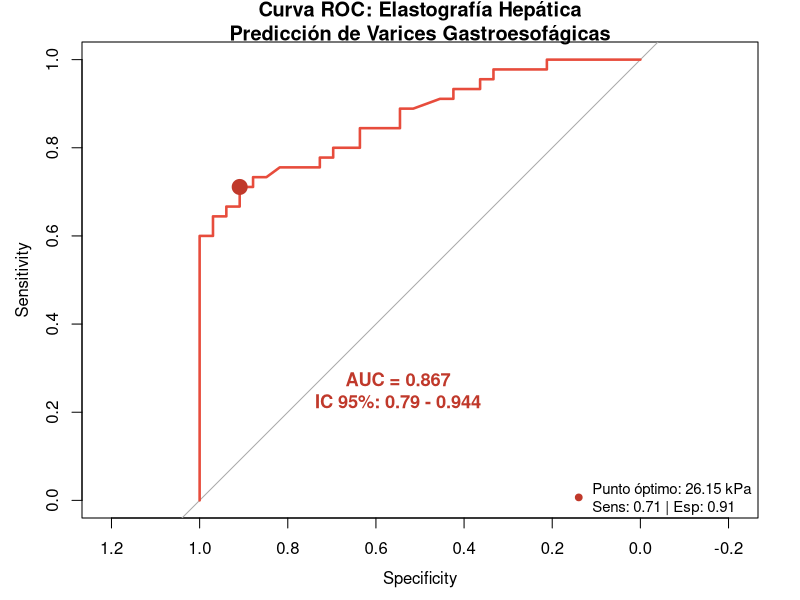
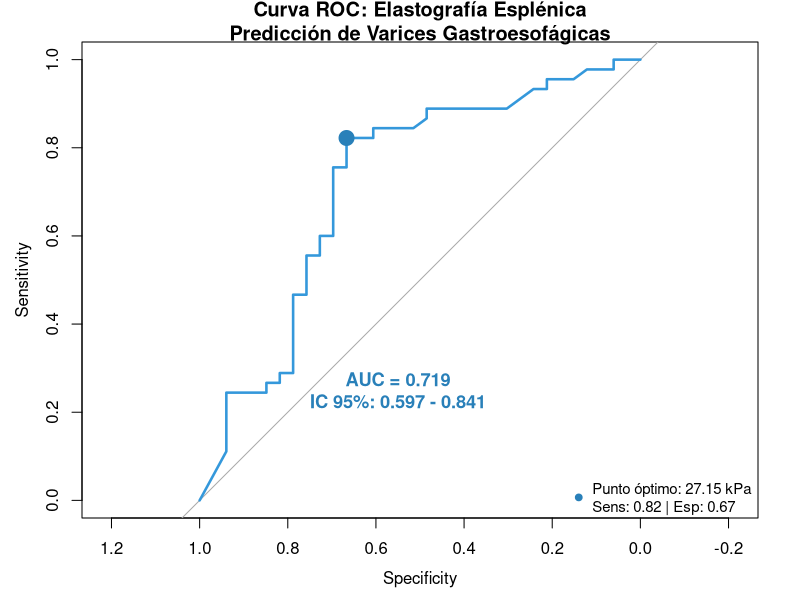
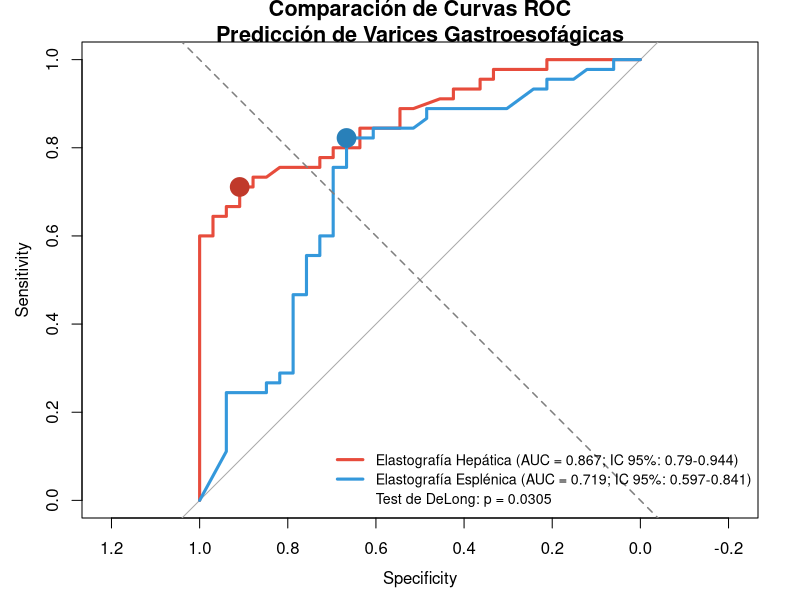

R code for these plots, in order:
# ==============================================================================
# Curso de Estadística no paramétrica con R
# Canal de Youtube: Asesoría Estadística y Tesis
# Autor: Profesor Andre Chocó-Cedillos
# Tema 20: Curvas ROC
# ==============================================================================

# Cargar librerías necesarias
library(pROC)
library(ggplot2)
library(knitr)

# ==============================================================================
# 1. DATOS DEL ESTUDIO
# ==============================================================================
# Contexto: Estudio para evaluar la capacidad predictiva de la elastografía
# hepática y esplénica en la detección de varices gastroesofágicas (n = 78)

# Variable respuesta: Varices gastroesofágicas (1 = Sí, 0 = No)
varices <- c(0, 1, 0, 1, 1, 1, 0, 1, 1, 1, 0, 0, 0, 1, 0, 0, 1, 1, 0, 0, 
             1, 1, 1, 1, 1, 1, 1, 0, 1, 0, 1, 0, 0, 1, 1, 0, 0, 0, 1, 1, 
             1, 1, 0, 0, 1, 1, 1, 0, 1, 0, 1, 0, 1, 1, 0, 0, 0, 1, 1, 0, 
             1, 1, 1, 0, 0, 0, 0, 0, 0, 1, 1, 1, 1, 1, 1, 1, 0, 1)

# Predictor 1: Rigidez hepática (kPa)
rigidez_hepatica <- c(26.1, 55.0, 3.4, 14.3, 57.4, 64.9, 13.1, 14.0, 11.8, 30.9, 
                      8.4, 32.8, 13.0, 37.7, 20.9, 17.5, 71.1, 33.8, 14.3, 21.2, 
                      41.9, 62.8, 26.5, 23.3, 75.0, 73.5, 10.2, 11.7, 19.5, 12.1, 
                      26.2, 19.7, 10.9, 34.1, 30.9, 7.6, 8.5, 17.4, 36.9, 16.7, 
                      57.2, 34.8, 26.7, 21.8, 12.7, 64.0, 17.0, 7.4, 25.5, 14.3, 
                      36.7, 10.4, 43.3, 27.5, 5.0, 16.0, 16.6, 35.9, 39.5, 24.7, 
                      41.4, 14.9, 15.4, 14.7, 16.0, 8.2, 10.3, 14.2, 28.4, 34.2, 
                      20.1, 43.8, 41.4, 36.9, 55.4, 71.3, 23.3, 47.8)

# Predictor 2: Rigidez esplénica (kPa)
rigidez_esplenica <- c(36.3, 74.6, 20.0, 50.8, 23.7, 45.0, 26.3, 28.6, 38.7, 29.0, 
                       28.7, 57.9, 23.3, 24.7, 24.8, 25.6, 36.6, 22.7, 23.4, 69.0, 
                       37.8, 53.8, 73.6, 75.0, 30.7, 74.6, 29.1, 24.5, 26.6, 21.3, 
                       75.0, 23.7, 24.2, 28.8, 47.6, 27.1, 21.8, 26.0, 75.0, 65.6, 
                       73.3, 41.4, 42.0, 75.0, 24.8, 69.9, 58.0, 23.9, 29.6, 26.7, 
                       21.8, 75.0, 20.6, 29.1, 19.1, 22.5, 24.1, 32.1, 75.0, 21.5, 
                       75.0, 42.3, 35.2, 33.0, 67.3, 22.5, 69.0, 24.5, 24.4, 23.4, 
                       28.5, 36.2, 27.2, 45.3, 44.6, 74.6, 63.9, 47.8)

# ==============================================================================
# 2. CONSTRUCCIÓN DE CURVAS ROC
# ==============================================================================

# Construir curvas ROC
roc_hepatica <- roc(varices, rigidez_hepatica, direction = "<", quiet = TRUE)
roc_esplenica <- roc(varices, rigidez_esplenica, direction = "<", quiet = TRUE)

# ==============================================================================
# 3. ÁREA BAJO LA CURVA (AUC) CON INTERVALOS DE CONFIANZA
# ==============================================================================

# Calcular AUC con IC 95%
auc_hepatica <- auc(roc_hepatica)
ci_hepatica <- ci.auc(roc_hepatica, conf.level = 0.95)

auc_esplenica <- auc(roc_esplenica)
ci_esplenica <- ci.auc(roc_esplenica, conf.level = 0.95)

# Tabla de resultados AUC
resultados_auc <- data.frame(
  Predictor = c("Elastografía Hepática", "Elastografía Esplénica"),
  AUC = round(c(auc_hepatica, auc_esplenica), 4),
  IC_inferior = round(c(ci_hepatica[1], ci_esplenica[1]), 4),
  IC_superior = round(c(ci_hepatica[3], ci_esplenica[3]), 4)
)

kable(resultados_auc, 
      align = c("l", "c", "c", "c"),
      caption = "Tabla 1. Área bajo la curva ROC con intervalos de confianza del 95%")

# ==============================================================================
# 4. PUNTO ÓPTIMO DE CORTE (ÍNDICE DE YOUDEN)
# ==============================================================================

# Determinar punto de corte óptimo para cada predictor
coords_hepatica <- coords(roc_hepatica, x = "best", best.method = "youden",
                          ret = c("threshold", "sensitivity", "specificity",
                                  "ppv", "npv", "accuracy"))

coords_esplenica <- coords(roc_esplenica, x = "best", best.method = "youden",
                           ret = c("threshold", "sensitivity", "specificity",
                                   "ppv", "npv", "accuracy"))

# ==============================================================================
# 5. INTERVALOS DE CONFIANZA PARA MÉTRICAS DIAGNÓSTICAS
# ==============================================================================

# Función para calcular IC 95% (método exacto Clopper-Pearson)
calcular_ic <- function(roc_obj, punto_corte) {
  coords_punto <- coords(roc_obj, x = punto_corte, 
                         ret = c("sensitivity", "specificity", "tp", "tn", "fp", "fn"))
  
  tp <- coords_punto$tp
  fn <- coords_punto$fn
  tn <- coords_punto$tn
  fp <- coords_punto$fp
  
  # IC para sensibilidad
  n_enfermos <- tp + fn
  ic_sens <- binom.test(tp, n_enfermos, conf.level = 0.95)$conf.int
  
  # IC para especificidad
  n_sanos <- tn + fp
  ic_spec <- binom.test(tn, n_sanos, conf.level = 0.95)$conf.int
  
  # IC para VPP
  n_positivos <- tp + fp
  ic_vpp <- if(n_positivos > 0) binom.test(tp, n_positivos, conf.level = 0.95)$conf.int else c(NA, NA)
  
  # IC para VPN
  n_negativos <- tn + fn
  ic_vpn <- if(n_negativos > 0) binom.test(tn, n_negativos, conf.level = 0.95)$conf.int else c(NA, NA)
  
  return(list(
    sensibilidad = coords_punto$sensitivity,
    ic_sens_inf = ic_sens[1],
    ic_sens_sup = ic_sens[2],
    especificidad = coords_punto$specificity,
    ic_spec_inf = ic_spec[1],
    ic_spec_sup = ic_spec[2],
    vpp = tp / n_positivos,
    ic_vpp_inf = ic_vpp[1],
    ic_vpp_sup = ic_vpp[2],
    vpn = tn / n_negativos,
    ic_vpn_inf = ic_vpn[1],
    ic_vpn_sup = ic_vpn[2]
  ))
}

# Calcular IC para ambos predictores
ic_hepatica <- calcular_ic(roc_hepatica, coords_hepatica$threshold)
ic_esplenica <- calcular_ic(roc_esplenica, coords_esplenica$threshold)

# ==============================================================================
# 6. TABLAS DE RENDIMIENTO DIAGNÓSTICO
# ==============================================================================

# ------------------------------------------------------------------------------
# 6.1 Elastografía Hepática
# ------------------------------------------------------------------------------
resultados_hepatica <- data.frame(
  Medida = c("Punto de corte (kPa)", "Sensibilidad", "Especificidad", 
             "VPP", "VPN", "Exactitud"),
  Valor = round(c(coords_hepatica$threshold, 
                  ic_hepatica$sensibilidad,
                  ic_hepatica$especificidad,
                  ic_hepatica$vpp,
                  ic_hepatica$vpn,
                  coords_hepatica$accuracy), 4),
  IC_inferior = round(c(NA,
                        ic_hepatica$ic_sens_inf,
                        ic_hepatica$ic_spec_inf,
                        ic_hepatica$ic_vpp_inf,
                        ic_hepatica$ic_vpn_inf,
                        NA), 4),
  IC_superior = round(c(NA,
                        ic_hepatica$ic_sens_sup,
                        ic_hepatica$ic_spec_sup,
                        ic_hepatica$ic_vpp_sup,
                        ic_hepatica$ic_vpn_sup,
                        NA), 4)
)

kable(resultados_hepatica,
      align = c("l", "c", "c", "c"),
      caption = "Tabla 2. Rendimiento diagnóstico de elastografía hepática")

# ------------------------------------------------------------------------------
# 6.2 Elastografía Esplénica
# ------------------------------------------------------------------------------
resultados_esplenica <- data.frame(
  Medida = c("Punto de corte (kPa)", "Sensibilidad", "Especificidad", 
             "VPP", "VPN", "Exactitud"),
  Valor = round(c(coords_esplenica$threshold, 
                  ic_esplenica$sensibilidad,
                  ic_esplenica$especificidad,
                  ic_esplenica$vpp,
                  ic_esplenica$vpn,
                  coords_esplenica$accuracy), 4),
  IC_inferior = round(c(NA,
                        ic_esplenica$ic_sens_inf,
                        ic_esplenica$ic_spec_inf,
                        ic_esplenica$ic_vpp_inf,
                        ic_esplenica$ic_vpn_inf,
                        NA), 4),
  IC_superior = round(c(NA,
                        ic_esplenica$ic_sens_sup,
                        ic_esplenica$ic_spec_sup,
                        ic_esplenica$ic_vpp_sup,
                        ic_esplenica$ic_vpn_sup,
                        NA), 4)
)

kable(resultados_esplenica,
      align = c("l", "c", "c", "c"),
      caption = "Tabla 3. Rendimiento diagnóstico de elastografía esplénica")

# ==============================================================================
# 7. COMPARACIÓN DE CURVAS ROC (TEST DE DELONG)
# ==============================================================================

# Comparar curvas ROC
test_delong <- roc.test(roc_hepatica, roc_esplenica, method = "delong")

# Tabla de resultados
resultados_delong <- data.frame(
  Comparacion = "Elastografía Hepática vs Esplénica",
  Diferencia_AUC = round(auc_hepatica - auc_esplenica, 4),
  Estadistico_Z = round(as.numeric(test_delong$statistic), 4),
  Valor_p = round(test_delong$p.value, 4),
  Interpretacion = ifelse(test_delong$p.value < 0.05, 
                          "Diferencia significativa", 
                          "Sin diferencia significativa")
)

kable(resultados_delong,
      align = c("l", "c", "c", "c", "l"),
      caption = "Tabla 4. Comparación de curvas ROC mediante test de DeLong")

# ==============================================================================
# 8. VISUALIZACIÓN
# ==============================================================================

# ------------------------------------------------------------------------------
# 8.1 Curva ROC: Elastografía Hepática
# ------------------------------------------------------------------------------
plot(roc_hepatica, 
     col = "#E74C3C", 
     lwd = 2.5,
     main = "Curva ROC: Elastografía Hepática\nPredicción de Varices Gastroesofágicas",
     cex.main = 1.2)

# Agregar punto óptimo de corte
points(coords_hepatica$specificity, coords_hepatica$sensitivity, 
       pch = 19, col = "#C0392B", cex = 2)

# Agregar información de AUC e IC
text(0.55, 0.25, 
     paste0("AUC = ", round(auc_hepatica, 3), "\n",
            "IC 95%: ", round(ci_hepatica[1], 3), " - ", round(ci_hepatica[3], 3)),
     cex = 1.1, col = "#C0392B", font = 2)

# Leyenda con punto óptimo
legend("bottomright", 
       legend = paste0("Punto óptimo: ", round(coords_hepatica$threshold, 2), " kPa\n",
                       "Sens: ", round(coords_hepatica$sensitivity, 2), 
                       " | Esp: ", round(coords_hepatica$specificity, 2)),
       col = "#C0392B", pch = 19, cex = 0.9, bty = "n")

# ------------------------------------------------------------------------------
# 8.2 Curva ROC: Elastografía Esplénica
# ------------------------------------------------------------------------------
plot(roc_esplenica, 
     col = "#3498DB", 
     lwd = 2.5,
     main = "Curva ROC: Elastografía Esplénica\nPredicción de Varices Gastroesofágicas",
     cex.main = 1.2)

# Agregar punto óptimo de corte
points(coords_esplenica$specificity, coords_esplenica$sensitivity, 
       pch = 19, col = "#2980B9", cex = 2)

# Agregar información de AUC e IC
text(0.55, 0.25, 
     paste0("AUC = ", round(auc_esplenica, 3), "\n",
            "IC 95%: ", round(ci_esplenica[1], 3), " - ", round(ci_esplenica[3], 3)),
     cex = 1.1, col = "#2980B9", font = 2)

# Leyenda con punto óptimo
legend("bottomright", 
       legend = paste0("Punto óptimo: ", round(coords_esplenica$threshold, 2), " kPa\n",
                       "Sens: ", round(coords_esplenica$sensitivity, 2), 
                       " | Esp: ", round(coords_esplenica$specificity, 2)),
       col = "#2980B9", pch = 19, cex = 0.9, bty = "n")

# ------------------------------------------------------------------------------
# 8.3 Gráfico Comparativo de Ambas Curvas
# ------------------------------------------------------------------------------
plot(roc_hepatica, 
     col = "#E74C3C", 
     lwd = 3,
     main = "Comparación de Curvas ROC\nPredicción de Varices Gastroesofágicas",
     cex.main = 1.3)

# Agregar curva esplénica
plot(roc_esplenica, 
     col = "#3498DB", 
     lwd = 3,
     add = TRUE)

# Línea de referencia (diagonal)
abline(a = 0, b = 1, lty = 2, col = "gray50", lwd = 1.5)

# Agregar puntos óptimos de corte
points(coords_hepatica$specificity, coords_hepatica$sensitivity, 
       pch = 19, col = "#C0392B", cex = 2.5)
points(coords_esplenica$specificity, coords_esplenica$sensitivity, 
       pch = 19, col = "#2980B9", cex = 2.5)

# Leyenda completa
legend("bottomright", 
       legend = c(
         paste0("Elastografía Hepática (AUC = ", round(auc_hepatica, 3), 
                "; IC 95%: ", round(ci_hepatica[1], 3), "-", round(ci_hepatica[3], 3), ")"),
         paste0("Elastografía Esplénica (AUC = ", round(auc_esplenica, 3), 
                "; IC 95%: ", round(ci_esplenica[1], 3), "-", round(ci_esplenica[3], 3), ")"),
         paste0("Test de DeLong: p = ", round(test_delong$p.value, 4))
       ),
       col = c("#E74C3C", "#3498DB", "black"), 
       lwd = c(3, 3, 0),
       cex = 0.85,
       bty = "n")

# ==============================================================================
# 9. INTERPRETACIÓN DE RESULTADOS
# ==============================================================================
#
# ÁREA BAJO LA CURVA (AUC):
# - AUC = 0.5: Sin capacidad discriminativa (equivalente al azar)
# - AUC 0.5-0.6: Discriminación fallida
# - AUC 0.6-0.7: Discriminación pobre
# - AUC 0.7-0.8: Discriminación aceptable
# - AUC 0.8-0.9: Discriminación buena
# - AUC > 0.9: Discriminación excelente
#
# ÍNDICE DE YOUDEN:
# - J = Sensibilidad + Especificidad - 1
# - Maximiza la suma de sensibilidad y especificidad
# - El punto óptimo es donde J es máximo
#
# ==============================================================================

# ==============================================================================
# FIN DEL SCRIPT
# ==============================================================================
